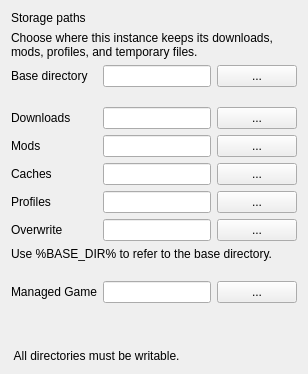
     <widget class="QWidget" name="pathsTab">
      <attribute name="title">
       <string>Paths</string>
      </attribute>
      <layout class="QVBoxLayout" name="verticalLayout_10">
       <item>
        <widget class="QLabel" name="pathsPageTitle">
         <property name="text">
          <string>Storage paths</string>
         </property>
        </widget>
       </item>
       <item>
        <widget class="QLabel" name="pathsPageSubtitle">
         <property name="text">
          <string>Choose where this instance keeps its downloads, mods, profiles, and temporary files.</string>
         </property>
         <property name="wordWrap">
          <bool>true</bool>
         </property>
        </widget>
       </item>
       <item>
        <layout class="QGridLayout" name="gridLayout_2">
         <item row="6" column="2">
          <widget class="QPushButton" name="browseOverwriteDirBtn">
           <property name="text">
            <string>...</string>
           </property>
          </widget>
         </item>
         <item row="3" column="2">
          <widget class="QPushButton" name="browseModDirBtn">
           <property name="text">
            <string notr="true">...</string>
           </property>
          </widget>
         </item>
         <item row="6" column="1">
          <widget class="QLineEdit" name="overwriteDirEdit"/>
         </item>
         <item row="0" column="2">
          <widget class="QPushButton" name="browseBaseDirBtn">
           <property name="text">
            <string>...</string>
           </property>
          </widget>
         </item>
         <item row="0" column="1">
          <widget class="QLineEdit" name="baseDirEdit"/>
         </item>
         <item row="4" column="0">
          <widget class="QLabel" name="label_9">
           <property name="text">
            <string>Caches</string>
           </property>
          </widget>
         </item>
         <item row="6" column="0">
          <widget class="QLabel" name="label_24">
           <property name="text">
            <string>Overwrite</string>
           </property>
          </widget>
         </item>
         <item row="2" column="1">
          <widget class="QLineEdit" name="downloadDirEdit">
           <property name="toolTip">
            <string>Directory where downloads are stored.</string>
           </property>
           <property name="whatsThis">
            <string>Directory where downloads are stored.</string>
           </property>
          </widget>
         </item>
         <item row="4" column="1">
          <widget class="QLineEdit" name="cacheDirEdit"/>
         </item>
         <item row="4" column="2">
          <widget class="QPushButton" name="browseCacheDirBtn">
           <property name="text">
            <string notr="true">...</string>
           </property>
          </widget>
         </item>
         <item row="2" column="0">
          <widget class="QLabel" name="label_7">
           <property name="text">
            <string>Downloads</string>
           </property>
          </widget>
         </item>
         <item row="1" column="1">
          <spacer name="verticalSpacer_8">
           <property name="orientation">
            <enum>Qt::Vertical</enum>
           </property>
           <property name="sizeHint" stdset="0">
         <size>
          <width>20</width>
          <height>14</height>
         </size>
         </property>
        </spacer>
         </item>
         <item row="5" column="0">
          <widget class="QLabel" name="label_22">
           <property name="text">
            <string>Profiles</string>
           </property>
          </widget>
         </item>
         <item row="2" column="2">
          <widget class="QPushButton" name="browseDownloadDirBtn">
           <property name="sizePolicy">
            <sizepolicy hsizetype="Fixed" vsizetype="Fixed">
             <horstretch>0</horstretch>
             <verstretch>0</verstretch>
            </sizepolicy>
           </property>
           <property name="text">
            <string notr="true">...</string>
           </property>
          </widget>
         </item>
         <item row="5" column="1">
          <widget class="QLineEdit" name="profilesDirEdit"/>
         </item>
         <item row="3" column="1">
          <widget class="QLineEdit" name="modDirEdit">
           <property name="toolTip">
            <string>Directory where mods are stored.</string>
           </property>
           <property name="whatsThis">
            <string>Directory where mods are stored. Please note that changing this will break all associations of profiles with mods that don't exist in the new location (with the same name).</string>
           </property>
          </widget>
         </item>
         <item row="5" column="2">
          <widget class="QPushButton" name="browseProfilesDirBtn">
           <property name="text">
            <string>...</string>
           </property>
          </widget>
         </item>
         <item row="11" column="1">
          <widget class="QLineEdit" name="managedGameDirEdit">
           <property name="acceptDrops">
            <bool>false</bool>
           </property>
           <property name="readOnly">
            <bool>true</bool>
           </property>
          </widget>
         </item>
         <item row="3" column="0">
          <widget class="QLabel" name="label_8">
           <property name="text">
            <string>Mods</string>
           </property>
          </widget>
         </item>
         <item row="10" column="1">
          <spacer name="verticalSpacer_7">
           <property name="orientation">
            <enum>Qt::Vertical</enum>
           </property>
           <property name="sizeHint" stdset="0">
         <size>
          <width>20</width>
          <height>14</height>
         </size>
         </property>
        </spacer>
         </item>
         <item row="11" column="0">
          <widget class="QLabel" name="label_29">
           <property name="text">
            <string>Managed Game</string>
           </property>
          </widget>
         </item>
         <item row="0" column="0">
          <widget class="QLabel" name="label_25">
           <property name="text">
            <string>Base directory</string>
           </property>
          </widget>
         </item>
         <item row="9" column="0" colspan="3">
          <widget class="QLabel" name="label_26">
           <property name="text">
            <string>Use %BASE_DIR% to refer to the base directory.</string>
           </property>
          </widget>
         </item>
         <item row="11" column="2">
          <widget class="QPushButton" name="browseGameDirBtn">
           <property name="text">
            <string>...</string>
           </property>
          </widget>
         </item>
        </layout>
       </item>
       <item>
        <spacer name="verticalSpacer_6">
         <property name="orientation">
          <enum>Qt::Vertical</enum>
         </property>
         <property name="sizeHint" stdset="0">
          <size>
           <width>20</width>
           <height>40</height>
          </size>
         </property>
        </spacer>
       </item>
       <item>
        <widget class="QLabel" name="label_23">
         <property name="text">
          <string> All directories must be writable.</string>
         </property>
        </widget>
       </item>
      </layout>
     </widget>
